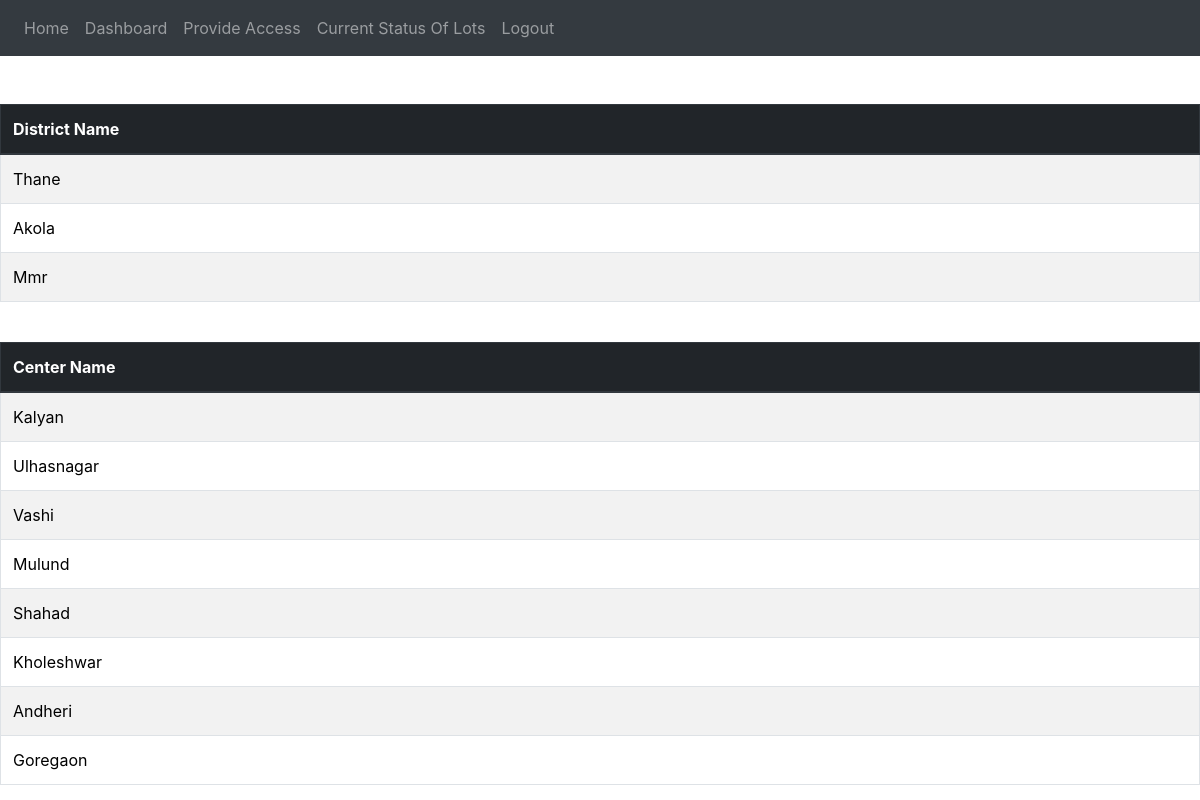
The app's page /dashboard/ (signed in), older data.
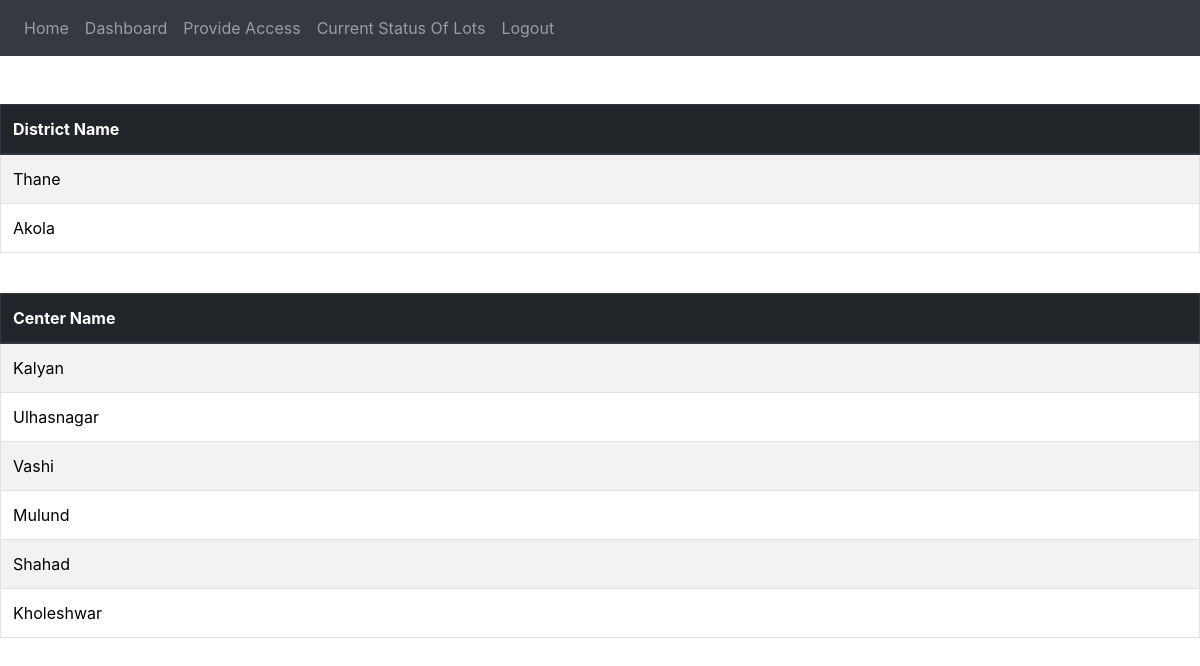
The same page, newer data.
### vaccine_app/models.py (models this page shows, shortened)
class District(models.Model):
    districtPrimaryKey = models.AutoField(primary_key=True)
    districtId = models.UUIDField(default=uuid.uuid4, unique=True)
    name = models.CharField(max_length=255, unique=True)
    population = models.IntegerField(default=1)

class Center(models.Model):
    centerPrimaryKey = models.AutoField(primary_key=True)
    centerId = models.UUIDField(default=uuid.uuid4, editable=False, unique=True)
    district = models.ForeignKey(District, on_delete=models.CASCADE, related_name="Center")
    name = models.CharField(max_length=255, unique=True)
    maxCountPerDate = models.IntegerField(default=10)
    population = models.IntegerField(default=1)

### vaccine_app/views.py (the view)
# urls.py: path('dashboard/',views.dashboard,name='dashboard'),
@login_required(login_url="login_gen")
def dashboard(request):
    user=request.user
    center_access=AccessControlListCenter.objects.filter(person=user)
    if not user.is_districtadmin and center_access.count()==1:
        return redirect('/dashboard/center/'+center_access[0].center.name)
    if user.is_districtadmin:
        district_access=AccessControlListDistrict.objects.filter(person=user)
        center_name=[]
        district_name=[]
        for district in district_access:
            district_name.append(district.district.name)
            center_objs=Center.objects.filter(district=district.district)
            for center in center_objs:
                center_name.append(center.name)
        if center_access.count()!=0:
            for center in center_access:
                center_name.append(center.center.name)
        return render(request,'dashboard.html',{'centers':center_name,'districts':district_name})
    elif request.user.is_centeradmin and not user.is_districtadmin:
        center_name=[]
        district_name=[]
        for center in center_access:
            center_name.append(center.center.name)
        return render(request,'dashboard.html',{'centers':center_name,'districts':district_name})
    else :
        return redirect('login_gen')

### templates/dashboard.html (shortened to what this page needs)
{% extends 'base.html' %}
{% block content %}
<br><br>
<table class="table  table-bordered table-striped" style="text-transform: capitalize;">
  <thead>
    <tr class="thead-dark">
      <th scope="col">District Name</th>
    </tr>
  </thead>
  <tbody>
  {% if districts %}
      {% for district in districts %}
          <tr>
            {% url 'district_dash' district as district_url%}
            <td><a href="{{district_url}}">{{district}}</a></td>
          </tr>
      {% endfor %}
  {% endif %}
  </tbody>
</table>
<br>
<table class="table table-bordered table-striped table-bordered"  style="text-transform: capitalize;">
    <thead class="thead-dark">
      <tr>
        <th scope="col">Center Name</th>
      </tr>
    </thead>
    <tbody>
      {% if centers %}
          {% for center in centers %}
              <tr>
                {% url 'center_dash' center as center_url%}
                <td><a href="{{center_url}}">{{center}}</a></td>
              </tr>
          {% endfor %}
      {% endif %}
    </tbody>
  </table>
{% endblock content %}

Row changes from the older to the newer data that the page shows:
no longer on this page (row edited): District: districts "Mmr"
no longer on this page (row edited): Center: centers "Andheri"
no longer on this page (row edited): Center: centers "Goregaon"
